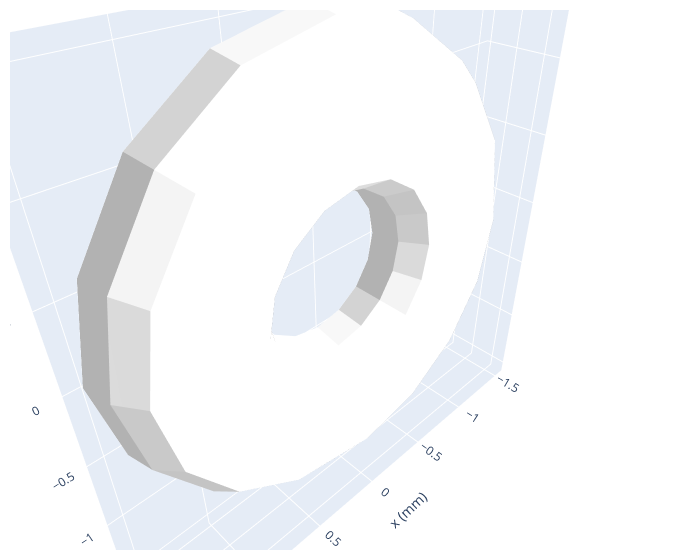

Here is the notebook cell this chart was saved with:
### Markdown cell above
The below code will import an STL file, "HalfDonut" and render it. The plot should look like:

![Donut Mesh](img/donut_mesh.png)

### Code cell
mask_magnet = False  # mask values inside a magnet - doesn't work for Mesh magnets
show_magnets = True  # draw magnet in plots

mesh_list = ["hollow_hex.stl", "cube.stl", "star.stl", "pentagon_prism.stl", "HalfDonut.stl"]

mesh_file = mesh_list[4] # change from 0 - 4 to see different magnets

mesh_magnet = gen_mesh_mag(
    path ='stl/',
    file = mesh_file,
    Jr=1.0,
    theta=0,
    phi=0,
    alpha=0,
    beta=0,
    gamma=0,
)

mask_magnet = False  # mask values inside a magnet - doesn't work for Mesh magnets
show_magnets = True  # draw magnet in plots

mesh_list = ["hollow_hex.stl", "cube.stl", "star.stl", "pentagon_prism.stl", "HalfDonut.stl"]

mesh_file = mesh_list[4] # change from 0 - 4 to see different magnets

mesh_magnet = gen_mesh_mag(
    path ='stl/',
    file = mesh_file,
    Jr=1.0,
    theta=0,
    phi=0,
    alpha=0,
    beta=0,
    gamma=0,
)

print(f"{mesh_file} has {len(mesh_magnet.mesh_vectors)} simplexes")

fig = pm.plots.plot_magnet()

### Figure 1 — Plotly figure (JSON) as saved in the notebook; plotly's stock layout.template omitted (floating-point values rounded to 4 significant figures; data arrays with more than 128 entries replaced by an {"elided": "..."} marker saying what was removed)
{"data": [{"color": "white", "flatshading": true, "i": {"elided": "288 int values"}, "j": {"elided": "288 int values"}, "k": {"elided": "288 int values"}, "lighting": {"ambient": 0.7, "facenormalsepsilon": 0}, "type": "mesh3d", "x": {"elided": "144 float values"}, "y": {"elided": "144 float values"}, "z": {"elided": "144 float values"}}], "layout": {"margin": {"b": 10, "l": 10, "r": 20, "t": 10}, "scene": {"aspectmode": "data", "xaxis": {"title": {"text": "x (mm)"}}, "yaxis": {"title": {"text": "y (mm)"}}, "zaxis": {"title": {"text": "z (mm)"}}}, "width": 700}}
